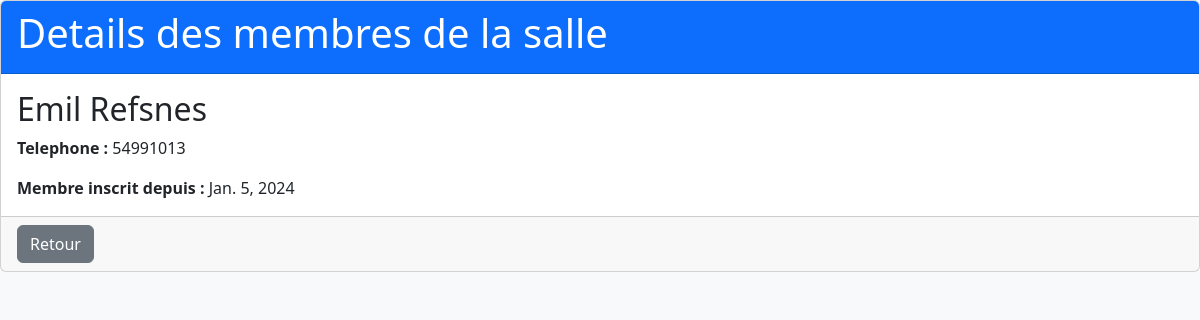
The app's page /members/details/1 with its own data.
### members/models.py (models this page shows)
class Member (models.Model):
    firstname = models.CharField(max_length=255)
    lastname = models.CharField(max_length=255)
    phone = models.IntegerField(null=True)
    joined_date = models.DateField(null=True)

### members/views.py (the view)
# urls.py: path('members/details/<int:id>', views.details, name='details'),
def details(request, id):
    mymember = Member.objects.get(id=id)
    template = loader.get_template('details.html')
    context = {
    'mymember': mymember,
    }
    return HttpResponse(template.render(context, request))

### members/templates/details.html (shortened to what this page needs)
<!DOCTYPE html>
<html lang="fr">
<head>
        <link href="https://cdn.jsdelivr.net/npm/bootstrap@5.3.3/dist/css/bootstrap.min.css" rel="stylesheet">
</head>
<body class="bg-light">
    <div class="card">
        <div class="card-header bg-primary text-white">
            <h1> Details des membres de la salle</h1>
        </div>
        <div class="card-body">
            <h2 class="card-title"> {{ mymember.firstname }} {{ mymember.lastname }} </h2>
            <p class="card-text"> <strong>Telephone :</strong> {{ mymember.phone }} </p>
            <p class="card-text"><strong>Membre inscrit depuis : </strong>{{ mymember.joined_date }}</p>
        </div>
        <div class="card-footer">
            <a href="{% url 'members' %}" class="btn btn-secondary">Retour</a>
        </div>
    </div>
</body>
</html>

### records on screen
Member: firstname "Emil", lastname "Refsnes", phone "54991013", joined_date "Jan. 5, 2024"
